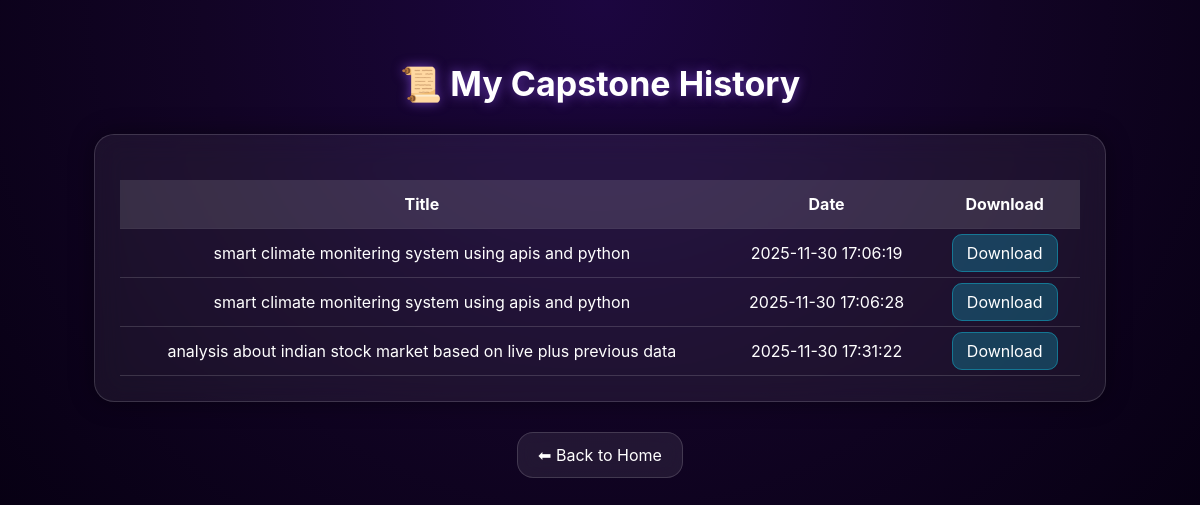
The app's page /history (signed in), older data.
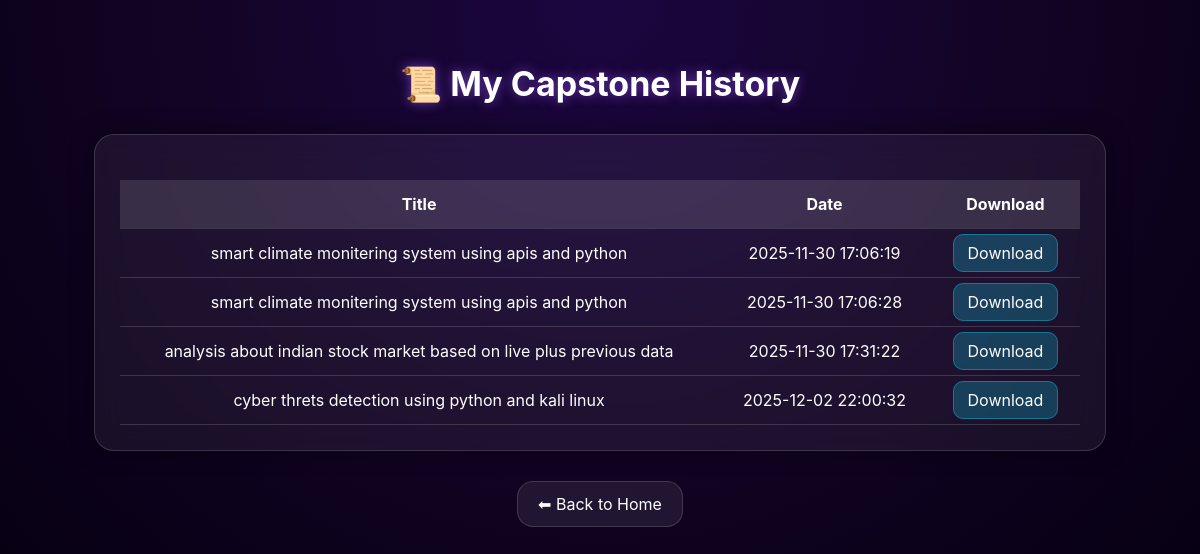
The same page, newer data.
### app.py (models this page shows)
class CapstoneHistory(db.Model):
    id = db.Column(db.Integer, primary_key=True)
    user_id = db.Column(db.Integer, nullable=False)
    title = db.Column(db.String(300), nullable=False)
    file_path = db.Column(db.String(500), nullable=False)
    created_at = db.Column(db.String(50), nullable=False)  # store date-time

### app.py (the view)
@app.route("/history")
@login_required()
def history_page():
    records = CapstoneHistory.query.filter_by(user_id=session["user_id"]).all()
    return render_template("history.html", records=records)

### app.py (called while the page is built, shortened)
@app.before_request
def create_admin_once():
    global admin_created

def login_required(admin_only=False):
    def decorator(f):
        @wraps(f)
        def wrapper(*args, **kwargs):
            if "user_id" not in session:
                return redirect(url_for("login"))
            if admin_only and not session.get("is_admin"):
                return "❌ Access Denied – Admin Only"
            return f(*args, **kwargs)
        return wrapper
    return decorator

@app.before_request
def block_unauthenticated_access():
    if request.endpoint == "static" or request.method == "OPTIONS":
        return
    open_endpoints = {"login", "register", "forgot_password"}
    if request.endpoint in open_endpoints:
        return
    if "user_id" not in session:
        return redirect(url_for("login"))

### templates/history.html (shortened to what this page needs)
<!DOCTYPE html>
<html lang="en">
<head>
</head>
<body>
<h1>📜 My Capstone History</h1>
<div class="history-box">
    <table>
        <tr>
            <th>Title</th>
            <th>Date</th>
            <th>Download</th>
        </tr>
        {% for r in records %}
        <tr>
            <td>{{ r.title }}</td>
            <td>{{ r.created_at }}</td>
            <td>
                <a class="btn" href="/download_history/{{ r.id }}">Download</a>
            </td>
        </tr>
        {% endfor %}
    </table>
</div>
<a class="back-btn" href="/home">⬅ Back to Home</a>
</body>
</html>

### templates/history.html (style rules this page uses)
body { margin: 0; font-family: "Inter", sans-serif; background: radial-gradient(circle at top, #1c0640, #120425 50%, #070013); color: white; padding: 40px 0; text-align: center; }
h1 { font-size: 34px; margin-bottom: 30px; text-shadow: 0 0 12px rgba(155, 92, 255, 0.6); }
.history-box { width: 80%; margin: auto; background: rgba(255, 255, 255, 0.06); padding: 25px; border-radius: 20px; backdrop-filter: blur(15px); border: 1px solid rgba(255, 255, 255, 0.15); box-shadow: 0 0 25px rgba(0, 0, 0, 0.4); }
table { width: 100%; margin-top: 20px; border-collapse: collapse; color: white; }
th, td { padding: 14px; border-bottom: 1px solid rgba(255, 255, 255, 0.15); }
th { background: rgba(255, 255, 255, 0.12); font-size: 16px; }
.btn { padding: 8px 14px; border-radius: 10px; background: rgba(17, 203, 232, 0.25); border: 1px solid rgba(17, 203, 232, 0.4); color: white; cursor: pointer; text-decoration: none; }
.back-btn { margin-top: 30px; display: inline-block; padding: 12px 20px; border-radius: 16px; background: rgba(255,255,255,0.08); border: 1px solid rgba(255,255,255,0.15); backdrop-filter: blur(12px); color: white; text-decoration: none; transition: 0.2s; }

Row changes from the older to the newer data that the page shows:
added CapstoneHistory: title "cyber threts detection using python and kali linux", created_at "2025-12-02 22:00:32"
